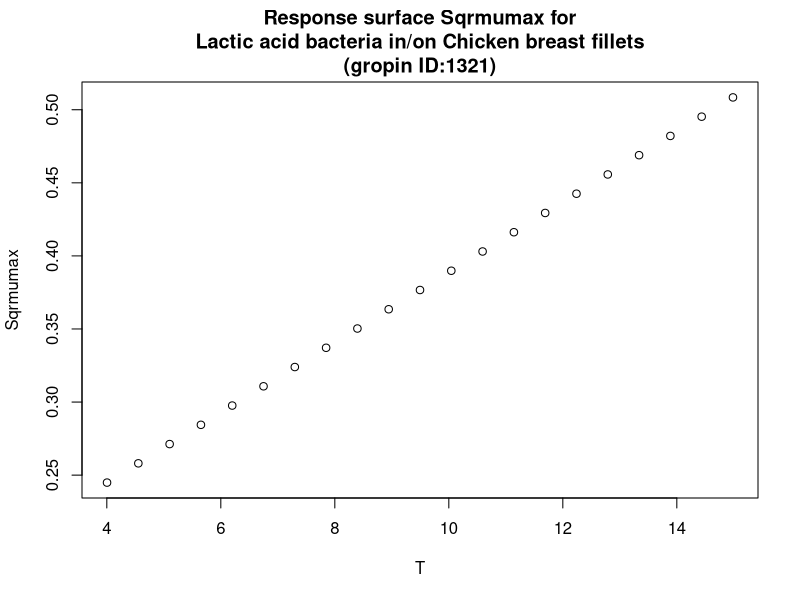

Generate this figure with R:
#############################
# start of Parameter script
#############################
T <- seq(4.004,14.985014985015,length.out=21)
#############################
# end of Parameter script
#############################
############################# 
# start of Model script Gropin ID 1321 
#############################
 
# constant coefficients for this model
 
variables <- data.frame(T)
argumentsPar <- expand.grid(variables)
 
# heart of the model
response_surface <- function(T) {
   mumax <-0.024*(T+6.2)

return(mumax=mumax)
} 

# output parameters
responseSurface <- cbind(argumentsPar,response_surface(argumentsPar['T']))
colnames(responseSurface) <- c(colnames(argumentsPar),'Sqrmumax')
#############################
# End of Model script
#############################
############################# 
# start of Visualisation script Gropin ID 1321 
#############################
plot(T,responseSurface$'Sqrmumax',xlab='T',
                          ylab='Sqrmumax',main='Response surface Sqrmumax for
Lactic acid bacteria in/on Chicken breast fillets
(gropin ID:1321)')
#############################
# End of Visualisation script
#############################
